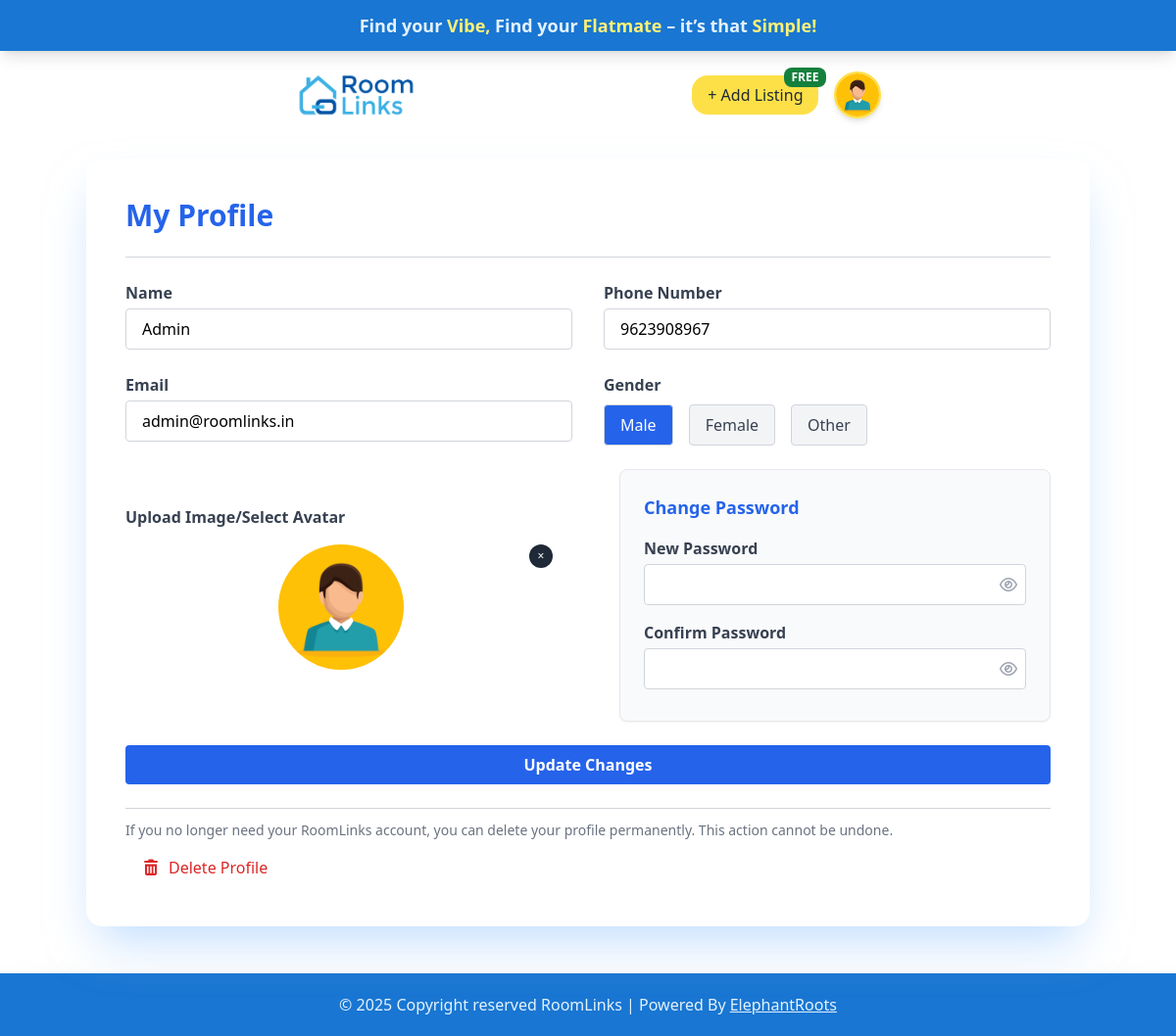
The app's page /profile (signed in) with its own data.
### tables this page shows
CREATE TABLE `profile` (
  `id` int(11) NOT NULL,
  `name` varchar(100) NOT NULL,
  `phone` varchar(20) DEFAULT NULL,
  `who_are_you` varchar(100) DEFAULT NULL,
  `gender` enum('male','female','other') DEFAULT NULL,
  `location` varchar(255) DEFAULT NULL,
  `avatar_id` int(11) DEFAULT NULL,
  `uploaded_picture` varchar(255) DEFAULT NULL,
  `vibes` varchar(255) DEFAULT NULL,
  `created_at` timestamp NOT NULL DEFAULT current_timestamp(),
  `updated_at` timestamp NOT NULL DEFAULT current_timestamp() ON UPDATE current_timestamp()
);

CREATE TABLE `user` (
  `id` int(11) NOT NULL,
  `name` varchar(255) NOT NULL,
  `email` varchar(255) NOT NULL,
  `password` varchar(255) NOT NULL,
  `phone` varchar(15) DEFAULT NULL,
  `role` varchar(50) NOT NULL,
  `created_at` timestamp NOT NULL DEFAULT current_timestamp(),
  `updated_at` timestamp NOT NULL DEFAULT current_timestamp() ON UPDATE current_timestamp()
);

CREATE TABLE `profile_pictures` (
  `id` int(11) NOT NULL,
  `gender` varchar(10) NOT NULL,
  `image` varchar(255) NOT NULL,
  `created_at` timestamp NOT NULL DEFAULT current_timestamp()
);

### index.php (called while the page is built)
<?php
require_once __DIR__ . '/routes/web.php';
?>

### config/database.php (called while the page is built, shortened)
<?php
function getDatabaseConnection() {
    $conn = new mysqli(DB_HOST, DB_USER, DB_PASS, DB_NAME);
    return $conn;
}
?>

### controllers/UserController.php (called while the page is built, shortened)
<?php
require_once __DIR__ . '/../models/UserModel.php';
            require_once __DIR__ . '/../config/database.php';
class UserController {
    public function getProfileById($userId) {
        $userModel = new UserModel();
        return $userModel->getProfileById($userId);
    }
}

### models/UserModel.php (called while the page is built, shortened)
<?php
class UserModel
{
    public function getAvatarImageById($avatarId)
    {
        $sql = "SELECT image FROM profile_pictures WHERE id = ? LIMIT 1";
        $stmt = $this->conn->prepare($sql);
        $stmt->bind_param('i', $avatarId);
        $stmt->execute();
        $result = $stmt->get_result();
        $image = '';
        if ($row = $result->fetch_assoc()) {
            $image = $row['image'];
        }
        return $image;
    }
    public function getUserById($userId)
    {
        $sql = "SELECT * FROM user WHERE id = ? LIMIT 1";
        $stmt = $this->conn->prepare($sql);
        $stmt->bind_param('i', $userId);
        $stmt->execute();
        $result = $stmt->get_result();
        $user = $result->fetch_assoc();
        return $user;
    }
    private $conn;
    public function __construct()
    {
        require_once __DIR__ . '/../config/database.php';
        $this->conn = getDatabaseConnection();
    }
    public function getProfileById($userId)
    {
        $stmt = $this->conn->prepare('SELECT name, phone, gender, avatar_id, uploaded_picture, vibes, who_are_you FROM profile WHERE id = ? LIMIT 1');
        $stmt->bind_param('i', $userId);
        $stmt->execute();
        $result = $stmt->get_result();
        $profile = $result->fetch_assoc();
        if (!empty($profile['avatar_id'])) {
            $stmt2 = $this->conn->prepare('SELECT image FROM profile_pictures WHERE id = ? LIMIT 1');
            $stmt2->bind_param('i', $profile['avatar_id']);
            $stmt2->execute();
            $result2 = $stmt2->get_result();
            if ($row = $result2->fetch_assoc()) {
                $profile['avatar_image'] = $row['image'];
            }
        }
        return $profile;
    }
}

### views/profile.php (the view, shortened to what this page needs)
<!DOCTYPE html>
<html lang="en">
<head>
    <link rel="stylesheet" href="styles/tailwind.css" />
    <link rel="stylesheet" href="styles/style.css" />
    <link rel="stylesheet" href="styles/hide-scrollbar.css" />
    <link rel="stylesheet" href="https://cdn.jsdelivr.net/npm/@fortawesome/fontawesome-free/css/all.min.css" />
    <link rel="stylesheet" href="https://cdnjs.cloudflare.com/ajax/libs/cropperjs/1.5.13/cropper.min.css" />
</head>
<body class="flex flex-col min-h-screen ">
    <?php
    require_once __DIR__ . '/../models/UserModel.php';
    $userId = $_SESSION['user_id'];
    $userModel = new UserModel();
    $profile = $userModel->getProfileById($userId);
    $userData = $userModel->getUserById($userId);
    $email = $userData['email'] ?? '';
    require_once __DIR__ . '/../controllers/UserController.php';
    ?>
    <?php include 'partials/header.php' ?>
    <div class="flex-grow flex items-center justify-center px-4 ">
        <form method="POST" enctype="multipart/form-data"
            class="w-full max-w-5xl mx-auto bg-white rounded-2xl shadow-2xl shadow-blue-300/60 p-4 sm:p-10 mt-10 mb-12 flex flex-col space-y-6 relative before:content-[''] before:absolute before:top-0 before:left-0 before:w-full before:h-6 before:rounded-t-2xl before:shadow-2xl before:shadow-blue-300/60 before:z-10" id="profileForm">
            <h2 class="text-3xl font-semibold text-blue-600 text-start">My Profile</h2>
            <hr class="border-gray-300 mb-3">
            <div class="flex flex-col md:flex-row gap-8">
                <div class="flex-1">
                    <label class="block text-gray-700 font-semibold mb-1" for="first_name">Name</label>
                    <input id="first_name" type="text" value="<?= htmlspecialchars($profile['name'] ?? '') ?>"
                        name="name"
                        class="w-full px-4 py-2 border border-gray-300 rounded focus:outline-none focus:ring-2 focus:ring-blue-400" />
                </div>
                <div class="flex-1">
                    <label class="block text-gray-700 font-semibold mb-1" for="phone">Phone Number</label>
                    <input id="phone" type="text" value="<?= htmlspecialchars($profile['phone'] ?? '') ?>" name="phone"
                        class="w-full px-4 py-2 border border-gray-300 rounded focus:outline-none focus:ring-2 focus:ring-blue-400" />
                </div>
            </div>
            <div class="flex flex-col md:flex-row gap-8">
                <div class="flex-1">
                    <label class="block text-gray-700 font-semibold mb-1" for="email">Email</label>
                    <input id="email" type="email" value="<?= htmlspecialchars($email) ?>" name="email"
                        class="w-full px-4 py-2 border border-gray-300 rounded focus:outline-none focus:ring-2 focus:ring-blue-400" />
                </div>
                <div class="flex-1">
                    <label class="block text-gray-700 font-semibold mb-1" for="gender">Gender</label>
                    <div class="flex gap-4 mt-2">
                        <button type="button" id="gender-male"
                            class="gender-btn px-4 py-2 rounded border border-gray-300 text-gray-700 bg-gray-100 focus:outline-none focus:ring-2 focus:ring-blue-400"
                            data-value="Male">Male</button>
                        <button type="button" id="gender-female"
                            class="gender-btn px-4 py-2 rounded border border-gray-300 text-gray-700 bg-gray-100 focus:outline-none focus:ring-2 focus:ring-blue-400"
                            data-value="Female">Female</button>
                        <button type="button" id="gender-other"
                            class="gender-btn px-4 py-2 rounded border border-gray-300 text-gray-700 bg-gray-100 focus:outline-none focus:ring-2 focus:ring-blue-400"
                            data-value="Other">Other</button>
                    </div>
                </div>
            </div>
            <div class="flex flex-col md:flex-row items-start md:items-center gap-8">
                <div class="flex-1 w-full">
                    <label class="font-bold text-gray-700 mb-2 md:mb-0 md:w-64 w-full block text-center md:text-left" for="profile_picture">Upload
                        Image/Select Avatar</label>
                    <div id="profile_image_preview_container"
                        class="relative flex justify-center items-center my-4 <?= ($profile['uploaded_picture'] || $profile['avatar_id']) ? '' : 'hidden' ?> w-full">
                        <?php
                        $profilePicUrl = '';
                        if (!empty($profile['uploaded_picture'])) {
                            $profilePicUrl = htmlspecialchars($profile['uploaded_picture']);
                        } elseif (!empty($profile['avatar_id'])) {
                            $avatarId = (int) $profile['avatar_id'];
                            $avatarPic = $userModel->getAvatarImageById($avatarId);
                            $profilePicUrl = htmlspecialchars($avatarPic);
                        }
                        ?>
                        <img id="profile_image_preview" class="w-32 h-32 rounded-full object-cover mx-auto"
                            src="<?= $profilePicUrl ?>" alt="Profile Preview" />
                        <button type="button" id="remove_profile_image"
                            class="absolute top-0 right-1 bg-gray-800 text-white rounded-full w-6 h-6 flex items-center justify-center text-xs focus:outline-none">&times;</button>
                    </div>
                </div>
                <div class="flex-1 w-full md:ml-8 mt-8 md:mt-0">
                    <div class="bg-gray-50 border border-gray-200 rounded-lg p-6 shadow-sm">
                        <h3 class="text-lg font-semibold text-blue-600 mb-4">Change Password</h3>
                        <div class="mb-4">
                            <label for="password" class="block text-gray-700 font-semibold mb-1">New Password</label>
                            <div class="relative">
                                <input type="password" id="password" name="password" autocomplete="new-password"
                                    class="w-full px-4 py-2 border border-gray-300 rounded focus:outline-none focus:ring-2 focus:ring-blue-400 pr-10" />
                                <button type="button" tabindex="-1" class="absolute right-2 top-1/2 -translate-y-1/2 text-gray-400 hover:text-gray-700 focus:outline-none" onclick="togglePasswordVisibility('password', this)">
                                    <i class="far fa-eye"></i>
                                </button>
                            </div>
                        </div>
                        <div class="mb-2">
                            <label for="confirm_password" class="block text-gray-700 font-semibold mb-1">Confirm Password</label>
                            <div class="relative">
                                <input type="password" id="confirm_password" name="confirm_password" autocomplete="new-password"
                                    class="w-full px-4 py-2 border border-gray-300 rounded focus:outline-none focus:ring-2 focus:ring-blue-400 pr-10" />
                                <button type="button" tabindex="-1" class="absolute right-2 top-1/2 -translate-y-1/2 text-gray-400 hover:text-gray-700 focus:outline-none" onclick="togglePasswordVisibility('confirm_password', this)">
                                    <i class="far fa-eye"></i>
                                </button>
                            </div>
                        </div>
                    </div>
                </div>
            </div>
            <button type="submit"
                class="w-full bg-blue-600 hover:bg-blue-700 text-white font-semibold py-2 px-4 rounded transition duration-200 mt-4">Update
                Changes</button>
            <div class="mt-8 w-full">
                <hr class="border-gray-300 mb-3">
                <div class="text-left mb-2 text-sm text-gray-500">If you no longer need your RoomLinks account, you can
                    delete your profile permanently. This action cannot be undone.</div>
                <div class="flex justify-start">
                    <button type="button" id="deleteProfileBtn"
                        class="flex items-center gap-2 text-red-600 py-2 px-4 rounded transition duration-200 mt-0">
                        <i class="fas fa-trash-alt"></i>
                        Delete Profile
                    </button>
                </div>
            </div>
        </form>
    </div>
    <?php include 'partials/footer.php' ?>
</body>
</html>

### styles/style.css (style rules this page uses)
:root { --primary-color: #1976d2; --secondary-color: #e3f2fd; }
html, body { height: 100%; margin: 0; }
body { display: flex; flex-direction: column; min-height: 100vh; }

### records on screen
profile: name "Admin", phone "9623908967", avatar.image (picture)
user: email "admin@roomlinks.in"
